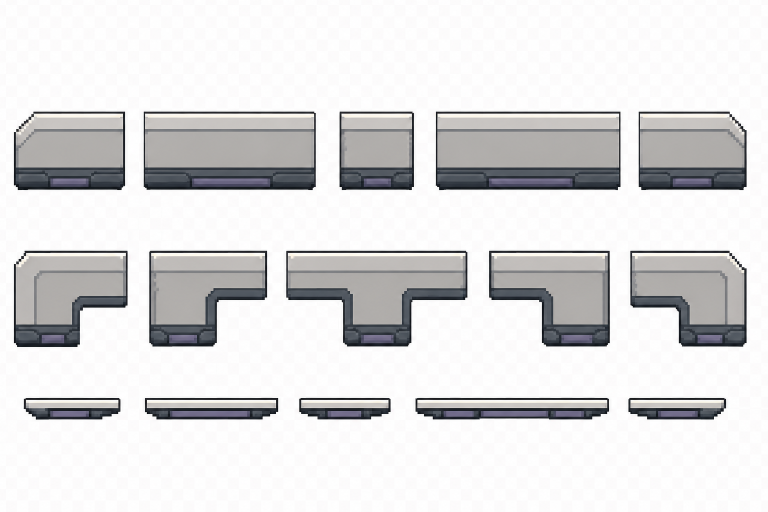
#> input picture assets/artwork/environments/sector-05-continuity-control-platforms/source/sector-05-continuity-control-platforms-imagegen-v2.png, 1536 x 1024 px (shown at 1/2 size)
$ python build_platform_atlas.py
#> lines starting #> are read from the running program, lines starting #| are printed output that depends on the picture
from collections import deque
from pathlib import Path

from PIL import Image, ImageDraw


ROOT = Path(__file__).resolve().parents[1]
EXPORT = ROOT / "export"
PREVIEW = ROOT / "preview"
RAW_SOURCE = ROOT / "source" / "sector-05-continuity-control-platforms-imagegen-v2.png"
NORMALIZED_SOURCE = EXPORT / "sector-05-continuity-control-platforms-module-sheet-v2.png"

TILE_SIZE = 32
EDGE_HEIGHT = 8

COLOR = {
    "outline": (29, 33, 41, 255),
    "deep_shadow": (47, 52, 61, 255),
    "graphite": (66, 71, 79, 255),
    "precision_seam": (103, 107, 112, 255),
    "composite": (147, 149, 148, 255),
    "composite_light": (174, 175, 172, 255),
    "pale_metal": (210, 209, 203, 255),
    "frost_white": (235, 232, 222, 255),
    "violet_recess": (119, 109, 145, 255),
}


def is_checker_background(color):
    red, green, blue = color
    return min(red, green, blue) >= 240 and max(red, green, blue) - min(red, green, blue) <= 12


def normalize_imagegen_source():
    """Remove only border-connected neutral checker pixels and preserve enclosed pale-metal highlights."""
    source = Image.open(RAW_SOURCE).convert("RGB")
    source_pixels = source.load()
    width, height = source.size
    transparent = bytearray(width * height)
    queue = deque()

    def enqueue(x, y):
        index = y * width + x
        if transparent[index] or not is_checker_background(source_pixels[x, y]):
            return
        transparent[index] = 1
        queue.append((x, y))

    for x in range(width):
        enqueue(x, 0)
        enqueue(x, height - 1)
    for y in range(height):
        enqueue(0, y)
        enqueue(width - 1, y)

    while queue:
        x, y = queue.popleft()
        if x > 0:
            enqueue(x - 1, y)
        if x + 1 < width:
            enqueue(x + 1, y)
        if y > 0:
            enqueue(x, y - 1)
        if y + 1 < height:
            enqueue(x, y + 1)

    rgba = Image.new("RGBA", source.size, (0, 0, 0, 0))
    pixels = []
    for y in range(height):
        for x in range(width):
            red, green, blue = source_pixels[x, y]
            alpha = 0 if transparent[y * width + x] else 255
            pixels.append((red, green, blue, alpha))
    rgba.putdata(pixels)
    normalized = rgba.quantize(
        colors=24,
        method=Image.Quantize.FASTOCTREE,
        dither=Image.Dither.NONE,
    ).convert("RGBA")
    normalized.save(NORMALIZED_SOURCE, optimize=True)
    return normalized


def build_fill_tile():
    image = Image.new("RGBA", (TILE_SIZE, TILE_SIZE), COLOR["composite"])
    draw = ImageDraw.Draw(image)

    # A single module join and one broad face panel survive true 1x output
    # without turning the repeated terrain fill into a machine-detail grid.
    draw.line((0, 0, 0, TILE_SIZE - 1), fill=COLOR["deep_shadow"], width=1)
    draw.line((1, 1, 1, TILE_SIZE - 2), fill=COLOR["precision_seam"], width=1)
    draw.rectangle((3, 4, TILE_SIZE - 2, 21), fill=COLOR["composite_light"])
    draw.line((3, 4, TILE_SIZE - 2, 4), fill=COLOR["pale_metal"], width=1)
    draw.line((3, 21, TILE_SIZE - 2, 21), fill=COLOR["precision_seam"], width=1)

    # The violet service band is recessed inside a closed load shell. It never
    # grows a hook, socket, jaw, rail, or post that could imitate a hardpoint.
    draw.rectangle((2, 24, TILE_SIZE - 1, 30), fill=COLOR["deep_shadow"])
    draw.line((2, 24, TILE_SIZE - 1, 24), fill=COLOR["graphite"], width=1)
    draw.rectangle((5, 26, TILE_SIZE - 3, 27), fill=COLOR["violet_recess"])
    draw.line((5, 28, TILE_SIZE - 3, 28), fill=COLOR["graphite"], width=1)
    draw.line((2, 30, TILE_SIZE - 1, 30), fill=COLOR["outline"], width=1)
    draw.line((0, TILE_SIZE - 1, TILE_SIZE - 1, TILE_SIZE - 1), fill=COLOR["deep_shadow"], width=1)

    return image


def build_edge_tile():
    image = Image.new("RGBA", (TILE_SIZE, EDGE_HEIGHT), (0, 0, 0, 0))
    draw = ImageDraw.Draw(image)

    # The warm-neutral pale cap is the first-read walking line. All structure
    # beneath it stays flush so grappleable hardpoints remain the protrusions.
    draw.line((0, 0, TILE_SIZE - 1, 0), fill=COLOR["outline"], width=1)
    draw.line((0, 1, TILE_SIZE - 1, 1), fill=COLOR["frost_white"], width=1)
    draw.line((0, 2, TILE_SIZE - 1, 2), fill=COLOR["pale_metal"], width=1)
    draw.line((0, 3, TILE_SIZE - 1, 3), fill=COLOR["composite_light"], width=1)
    draw.line((0, 4, TILE_SIZE - 1, 4), fill=COLOR["precision_seam"], width=1)
    draw.line((0, 5, TILE_SIZE - 1, 5), fill=COLOR["graphite"], width=1)
    draw.line((0, 6, TILE_SIZE - 1, 6), fill=COLOR["deep_shadow"], width=1)
    draw.line((0, 7, TILE_SIZE - 1, 7), fill=COLOR["outline"], width=1)

    return image


def tile_region(tile, width, height):
    image = Image.new("RGBA", (width, height), (0, 0, 0, 0))
    for x in range(0, width, tile.width):
        for y in range(0, height, tile.height):
            image.alpha_composite(tile, (x, y))
    return image


def build_preview(fill, edge):
    scale = 4
    canvas = Image.new("RGBA", (768, 384), (9, 14, 23, 255))

    solid = tile_region(fill, 640, 96)
    solid.alpha_composite(tile_region(edge, 640, EDGE_HEIGHT), (0, 0))
    canvas.alpha_composite(solid, (64, 48))

    # A 16px authored polygon remains visibly thinner than the solid body.
    thin = tile_region(fill, 512, 16)
    thin.alpha_composite(tile_region(edge, 512, EDGE_HEIGHT), (0, 0))
    canvas.alpha_composite(thin, (128, 192))

    fill_large = fill.resize((TILE_SIZE * scale, TILE_SIZE * scale), Image.Resampling.NEAREST)
    edge_large = edge.resize((TILE_SIZE * scale, EDGE_HEIGHT * scale), Image.Resampling.NEAREST)
    canvas.alpha_composite(fill_large, (160, 240))
    canvas.alpha_composite(edge_large, (416, 288))

    return canvas


def main():
    EXPORT.mkdir(parents=True, exist_ok=True)
    PREVIEW.mkdir(parents=True, exist_ok=True)

    normalize_imagegen_source()
#> in normalize_imagegen_source, source is the input picture: PIL image 1536x1024 RGB; mean R, G, B 221.1, 220.5, 221.2
#> in normalize_imagegen_source, `rgba = Image.new("RGBA", source.size, (0, 0, 0, 0))`: rgba: PIL image 1536x1024 RGBA; every value is 0
    fill = build_fill_tile()
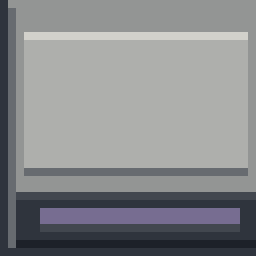
#> fill: PIL image 32x32 RGBA (shown 8 times larger); mean R, G, B, A 135.4, 137, 139.3, 255
    edge = build_edge_tile()
    fill.save(EXPORT / "terrain-fill.png", optimize=True)
    edge.save(EXPORT / "terrain-edge.png", optimize=True)
    build_preview(fill, edge).save(PREVIEW / "sector-05-continuity-control-platforms-review-v2.png", optimize=True)
#> in build_preview, `canvas = Image.new("RGBA", (768, 384), (9, 14, 23, 255))`:
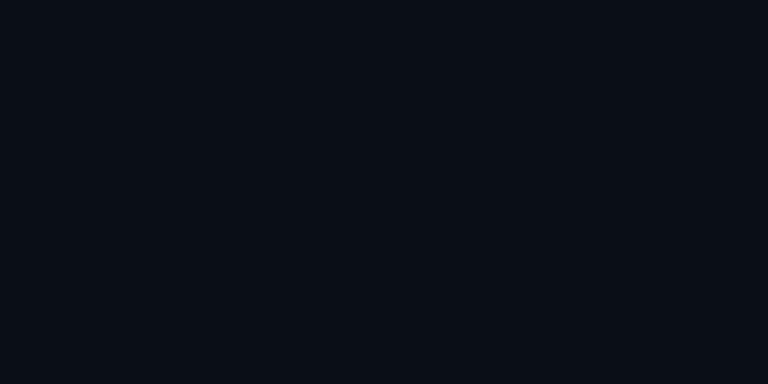
#> canvas: PIL image 768x384 RGBA; mean R, G, B, A 9, 14, 23, 255
#> in tile_region, `image = Image.new("RGBA", (width, height), (0, 0, 0, 0))`: image: PIL image 640x96 RGBA; every value is 0
#> after the loop in tile_region, `for x in range(0, width, tile.width):`:
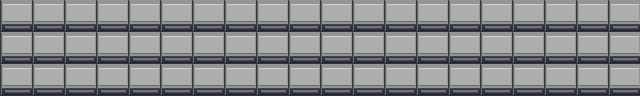
#> image: PIL image 640x96 RGBA; mean R, G, B, A 135.4, 137, 139.3, 255
#> call 3 of tile_region, with width = 512, height = 16
#> in tile_region (call 3), `image = Image.new("RGBA", (width, height), (0, 0, 0, 0))`: image: PIL image 512x16 RGBA; every value is 0
#> after the loop in tile_region (call 3), `for x in range(0, width, tile.width):`:
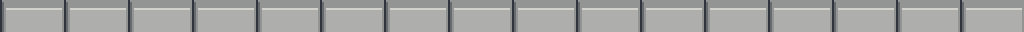
#> image: PIL image 512x16 RGBA (shown 2 times larger); mean R, G, B, A 162.3, 163.7, 161.7, 255
#> in build_preview, `thin.alpha_composite(tile_region(edge, 512, EDGE_HEIGHT), (0, 0))`:
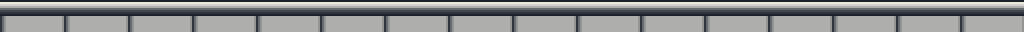
#> thin: PIL image 512x16 RGBA (shown 2 times larger); mean R, G, B, A 138.9, 140.7, 140.8, 255
#> in build_preview, `edge_large = edge.resize((TILE_SIZE * scale, EDGE_HEIGHT * scale), Ima..`:
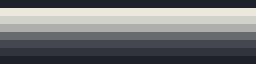
#> edge_large: PIL image 128x32 RGBA (shown 2 times larger); mean R, G, B, A 111.6, 114, 116.4, 255
#> in build_preview, `canvas.alpha_composite(fill_large, (160, 240))`:
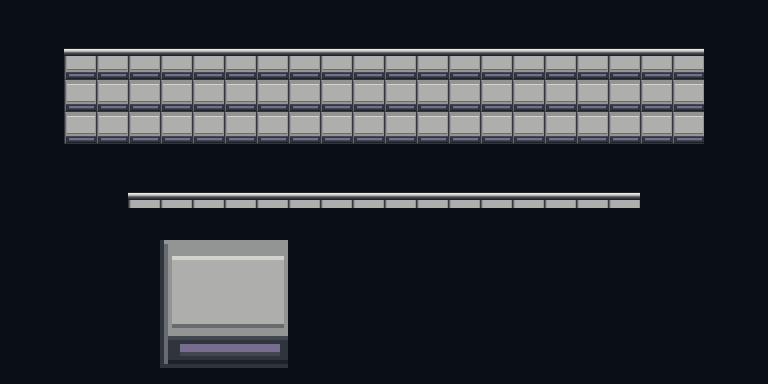
#> canvas: PIL image 768x384 RGBA; mean R, G, B, A 45.1, 49.2, 56.2, 255


if __name__ == "__main__":
    main()
